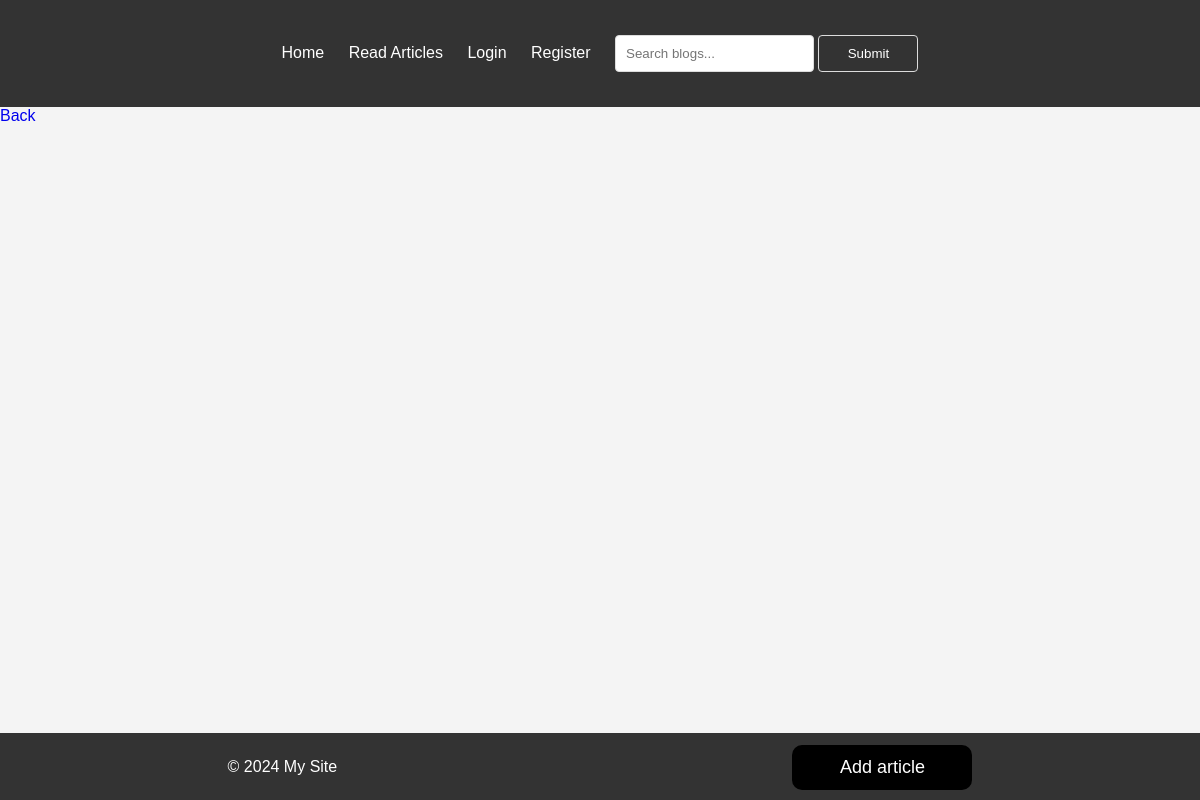
Before: /blogs/reviews-detail/1/ with the older database file.
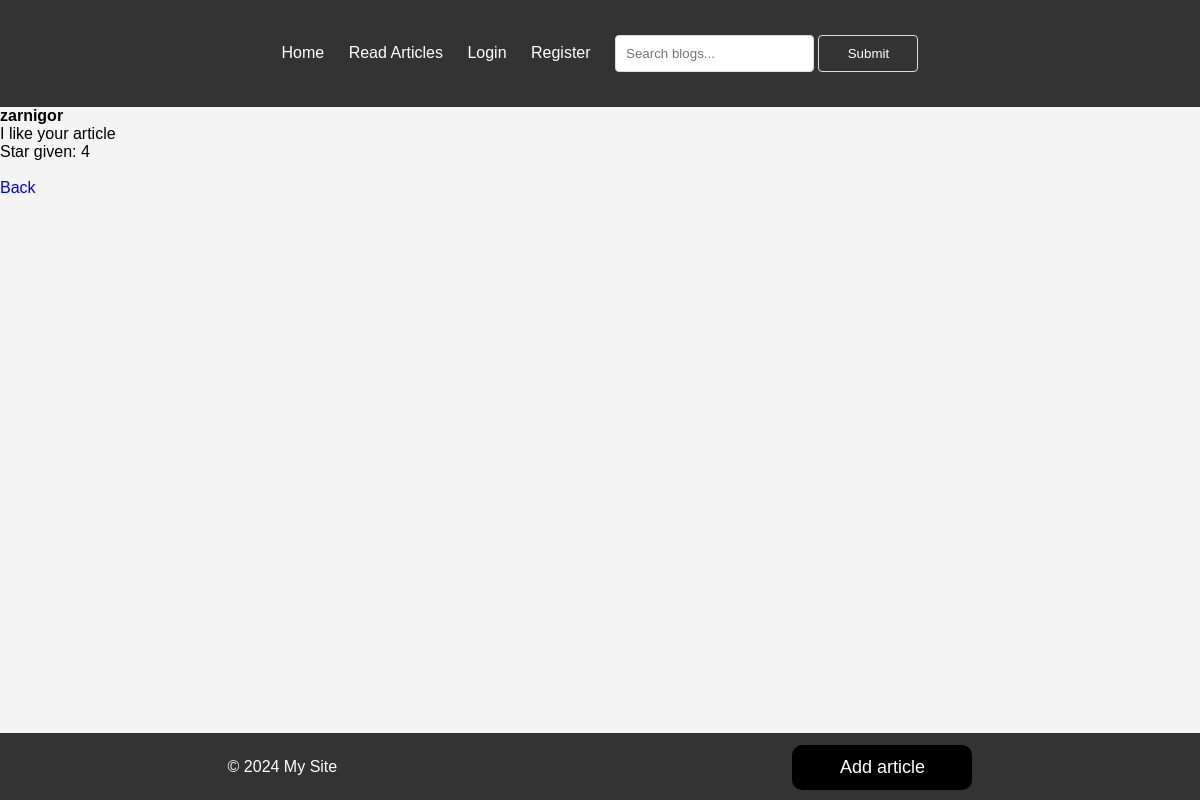
After: the same page with the newer database file.
### blogs/models.py (models this page shows, shortened)
class Reviews(models.Model):
    comment = models.TextField()
    star_given = models.IntegerField(
        default=0,
        validators=[
            MaxValueValidator(5),
            MinValueValidator(0)
        ]
    )
    article = models.ForeignKey(Articles, on_delete=models.CASCADE)
    user = models.ForeignKey(CustomUser, on_delete=models.CASCADE)
    class Meta:
        db_table = 'reviews'

### users/models.py (models this page shows)
class CustomUser(AbstractUser):
    image = models.ImageField(upload_to='users_images/', blank=True, null=True, default='default_images/user_image.png')
    groups = models.ManyToManyField(
        Group,
        related_name='custom_user_set',
        blank=True,
        help_text=(
            'The groups this user belongs to. A user will get all permissions '
            'granted to each of their groups.'
        ),
        related_query_name='custom_user',
    )
    user_permissions = models.ManyToManyField(
        Permission,
        related_name='custom_user_set',
        blank=True,
        help_text='Specific permissions for this user.',
        related_query_name='custom_user',
    )
    class Meta:
        db_table = 'customuser'
    def __str__(self):
        return f'{self.username}'

### blogs/views.py (the view)
# urls.py: path('reviews-detail/<int:pk>/', ReviewsDetailView.as_view(), name='review-detail'),
class ReviewsDetailView(View):
    def get(self, request, pk):
        article = get_object_or_404(Articles, pk=pk)
        reviews = Reviews.objects.filter(article_id=pk)
        context = {
            'article': article,
            'reviews': reviews
        }
        return render(request, 'blogs/reviews_detail.html', context)

### templates/blogs/reviews_detail.html
{% extends 'base.html' %}
{% block content %}
    {% for r in reviews %}
        <h4>{{ r.user }}</h4>
        <p>{{ r.comment }}</p>
        Star given: {{ r.star_given }}<br><br>
    {% endfor %}
        <a href="{% url 'blogs:articles-detail' article.pk %}">Back</a>
{% endblock %}

Changed rows visible on the page:
added Reviews: user "zarnigor", comment "I like your article", star_given "4"
